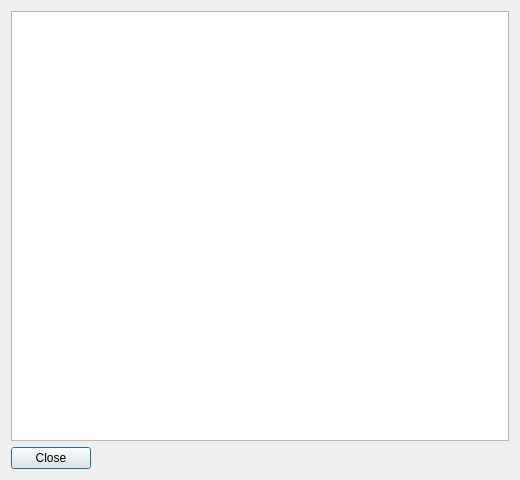
<?xml version="1.0" encoding="UTF-8"?>
<ui version="4.0">
 <class>RestaurantListDialog</class>
 <widget class="QDialog" name="RestaurantListDialog">
  <property name="geometry">
   <rect>
    <x>0</x>
    <y>0</y>
    <width>520</width>
    <height>480</height>
   </rect>
  </property>
  <property name="windowTitle">
   <string>نتایج جست‌وجو</string>
  </property>
  <property name="layoutDirection">
   <enum>Qt::LayoutDirection::RightToLeft</enum>
  </property>
  <layout class="QVBoxLayout" name="verticalLayout">
   <item>
    <widget class="QListView" name="restaurantListView"/>
   </item>
   <item>
    <widget class="QDialogButtonBox" name="buttonBox">
     <property name="standardButtons">
      <set>QDialogButtonBox::StandardButton::Close</set>
     </property>
    </widget>
   </item>
  </layout>
 </widget>
 <resources/>
 <connections/>
</ui>
